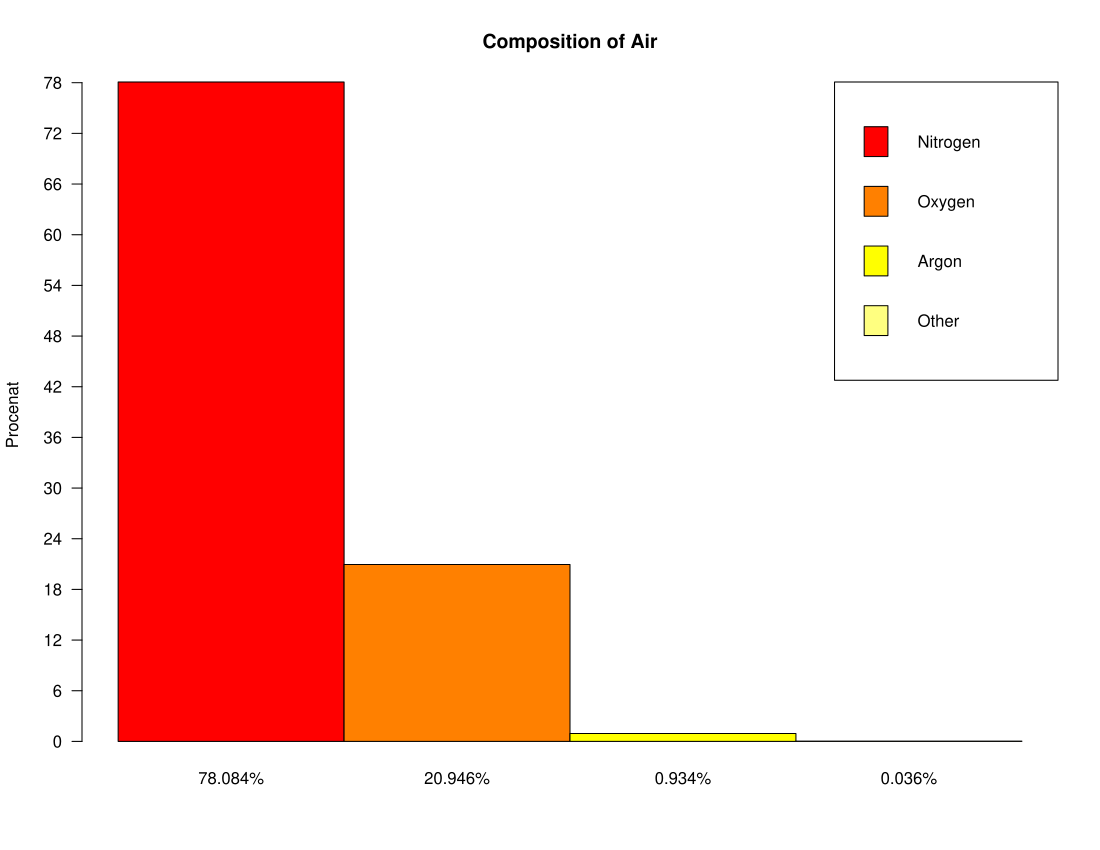

This chart was generated by the following R code:
data <- read.table("./elements.dat", header = T, sep = "\t")
max_y = max(data)
values <- paste(data[1, ], "%", sep = "")
barplot(t(data), main="Composition of Air", las = 1, beside = T, col = heat.colors(length(data)), ylab = "Procenat", names.arg = values, axes = F)
axis(2, las = 1, at = seq(0, max_y, 6))
legend("topright", names(data), fill = heat.colors(length(data)))
